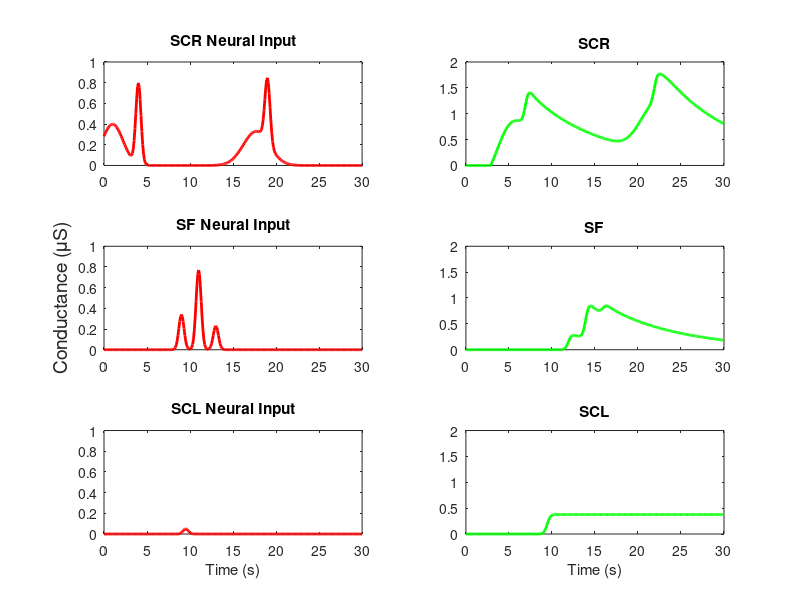
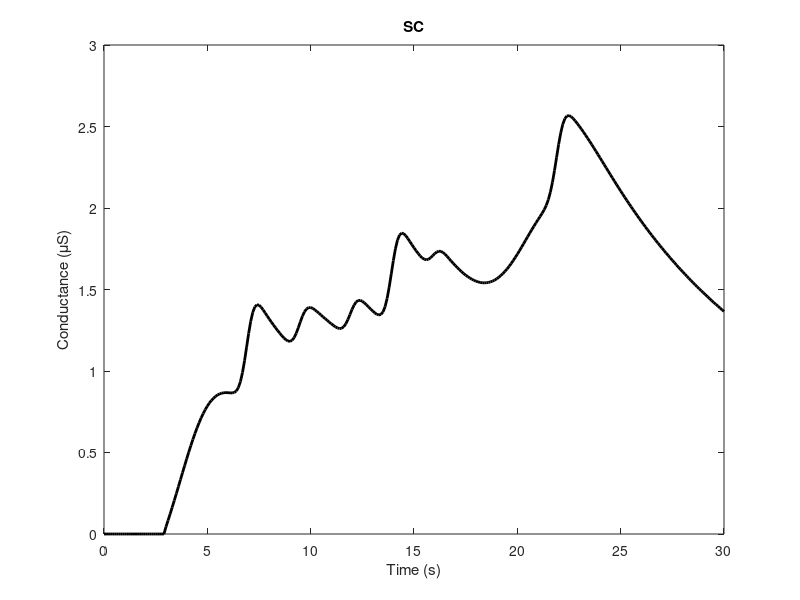
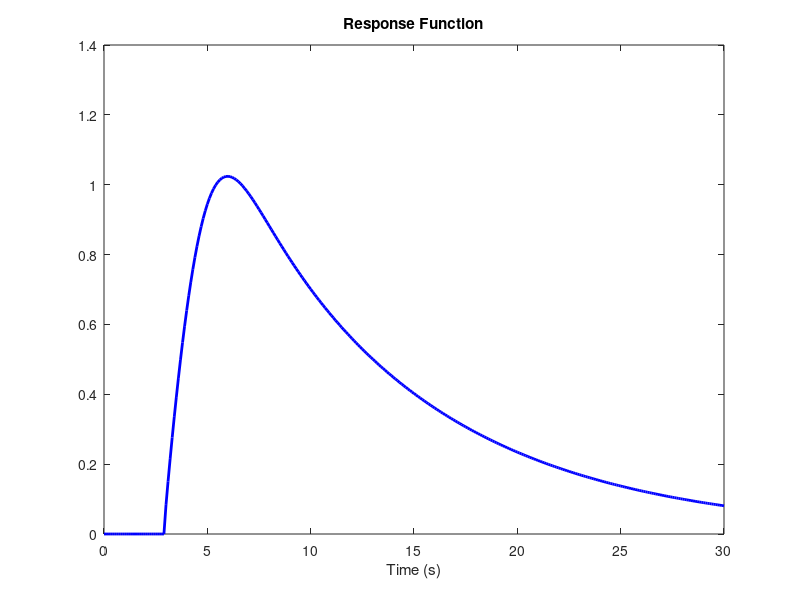
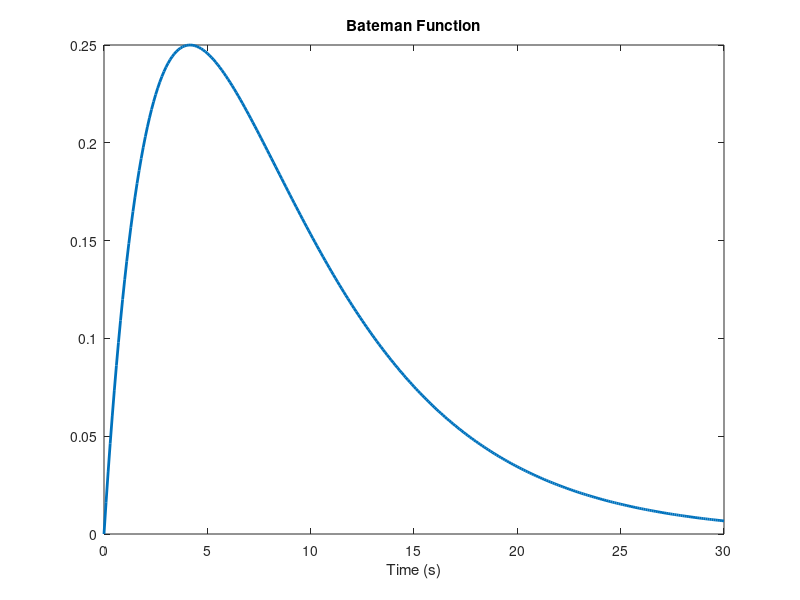

MATLAB code for these plots, in order:
%%Clear workspace
clear
clc
close all
%%Define the anon functions

%Gaussian burst
u=@(a,taui,tauo,sig,t) a*exp(-((t-taui-tauo).^2)./(2*sig.^2));

%Function
bates=@(t,t1,t2) (exp(-t./t1)-exp(-t./t2)).*(t>=0);
N=@(t,t0,sig) (t>=t0).*exp(-(t-t0).^2/2*(sig.^2))./sqrt(2*pi*sig);
G=@(t,t0,h,l) (((l.^h).*((t-t0).^(h-1)).*exp(-l.*(t-t0)))/gamma(h)).*(t>=t0);

%%Parameters: [stim amp taui tauo sig]

b=[0 0.4 0 1 1.2; ...
    4 0.78 0 0 0.3; ...
    15 0.33 2.7 0 1.5; ...
    19 0.62 0 0 0.3];
sfa=[.34 .77 .23];
scl=.05;
h=0.9445;
l=0.1037;
t0=2.9971;

t=0:.1:30;
scrni=zeros(size(t));
sf=scrni;
SCR=sf;
SF=sf;

%Create RF
rf=G(t,t0,h,l);
sfcheck=diff(b(:,1));
k=1;

for n=1:size(b,1)
    scrni=scrni+u(b(n,2),b(n,3),b(n,1)+b(n,4),b(n,5),t);
    if n<size(b,1) & sfcheck(n)>=5
        time=b(n,1)+5;
        sf=sf+u(sfa(k),time,0,0.3,t);
        k=k+1;
        while time+2<b(n+1,1)
            time=time+2;
            sf=sf+u(sfa(k),time,0,0.3,t);
            k=k+1;
        end
    end
end

SCR=conv(scrni,rf);
SF=conv(sf,rf);

figure(1)
subplot(3,2,1)
plot(t,scrni,'r','LineWidth',2)
title('SCR Neural Input')
ylim([0 1])
subplot(3,2,2)
plot(t,SCR(1:length(t)),'g','LineWidth',2)
title('SCR')
ylim([0 2])
subplot(3,2,3)
plot(t,sf,'r','LineWidth',2)
ylabel('Conductance (\muS)','FontSize',14)
title('SF Neural Input')
ylim([0 1])
subplot(3,2,4)
plot(t,SF(1:length(t)),'g','LineWidth',2)
title('SF')
ylim([0 2])
subplot(3,2,5)
plot(t,u(scl,mean(b(:,1)),0,0.3,t),'r','LineWidth',2)
title('SCL Neural Input')
xlabel('Time (s)')
ylim([0 1])
subplot(3,2,6)
SCL=conv(u(scl,mean(b(:,1)),0,0.3,t),ones(size(t)));
plot(t,SCL(1:length(t)),'g','LineWidth',2)
title('SCL')
xlabel('Time (s)')
ylim([0 2])

figure
SCfinal=SCR+SCL+SF;
plot(t,SCfinal(1:length(t)),'k','LineWidth',2)
xlabel('Time (s)')
ylabel('Conductance (\muS)')
title('SC')

figure
RF=conv(rf,N(t,0,0.5645))
plot(t,RF(1:length(t)),'b','LineWidth',2)
title('Response Function')
xlabel('Time (s)')

figure
plot(t,bates(t,6,3),'LineWidth',2)
title('Bateman Function')
xlabel('Time (s)')